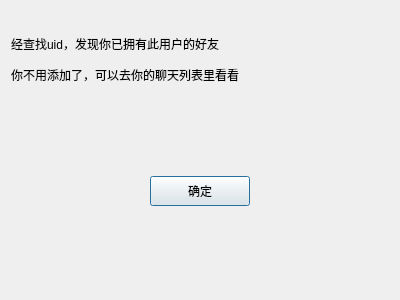
<?xml version="1.0" encoding="UTF-8"?>
<ui version="4.0">
 <class>FindHasFriendDlg</class>
 <widget class="QDialog" name="FindHasFriendDlg">
  <property name="geometry">
   <rect>
    <x>0</x>
    <y>0</y>
    <width>400</width>
    <height>300</height>
   </rect>
  </property>
  <property name="windowTitle">
   <string>Dialog</string>
  </property>
  <layout class="QVBoxLayout" name="verticalLayout">
   <item>
    <spacer name="verticalSpacer">
     <property name="orientation">
      <enum>Qt::Orientation::Vertical</enum>
     </property>
     <property name="sizeType">
      <enum>QSizePolicy::Policy::Fixed</enum>
     </property>
     <property name="sizeHint" stdset="0">
      <size>
       <width>20</width>
       <height>20</height>
      </size>
     </property>
    </spacer>
   </item>
   <item>
    <widget class="QLabel" name="file_tip">
     <property name="minimumSize">
      <size>
       <width>0</width>
       <height>25</height>
      </size>
     </property>
     <property name="maximumSize">
      <size>
       <width>16777215</width>
       <height>25</height>
      </size>
     </property>
     <property name="text">
      <string>经查找uid，发现你已拥有此用户的好友</string>
     </property>
    </widget>
   </item>
   <item>
    <widget class="QLabel" name="file_tip_2">
     <property name="minimumSize">
      <size>
       <width>0</width>
       <height>25</height>
      </size>
     </property>
     <property name="maximumSize">
      <size>
       <width>16777215</width>
       <height>25</height>
      </size>
     </property>
     <property name="text">
      <string>你不用添加了，可以去你的聊天列表里看看</string>
     </property>
    </widget>
   </item>
   <item>
    <widget class="QWidget" name="widget" native="true">
     <layout class="QHBoxLayout" name="horizontalLayout">
      <item>
       <widget class="ClickedBtn" name="fail_sure_btn">
        <property name="minimumSize">
         <size>
          <width>100</width>
          <height>30</height>
         </size>
        </property>
        <property name="maximumSize">
         <size>
          <width>100</width>
          <height>30</height>
         </size>
        </property>
        <property name="text">
         <string>确定</string>
        </property>
       </widget>
      </item>
     </layout>
    </widget>
   </item>
  </layout>
 </widget>
 <customwidgets>
  <customwidget>
   <class>ClickedBtn</class>
   <extends>QPushButton</extends>
   <header location="global">clickedbtn.h</header>
  </customwidget>
 </customwidgets>
 <resources/>
 <connections/>
</ui>
